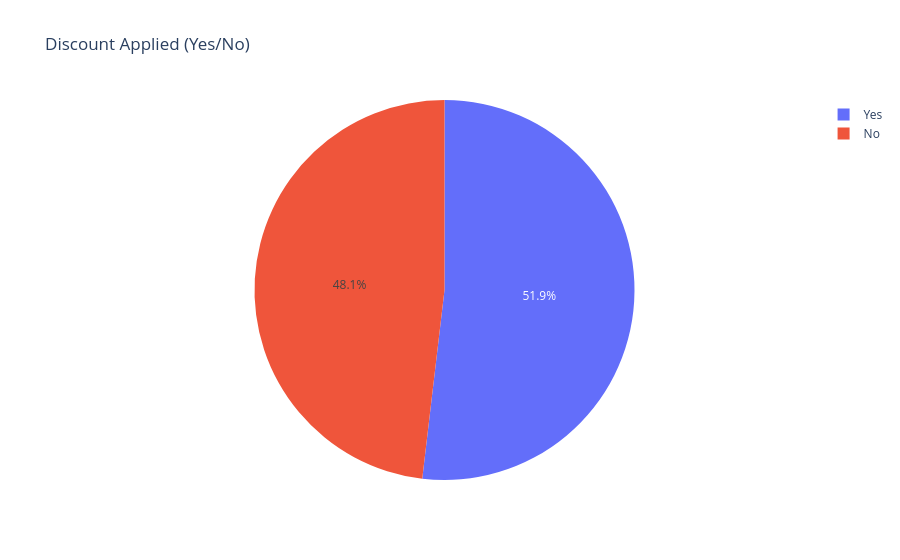

Notebook source saved alongside this figure:
### Code cell
# Create Yes/No column
data["Discount_Applied"] = data["Restaurant discount (Promo)"].apply(
    lambda x: "Yes" if x != 0 else "No"
)

# Count Yes/No
pie = data["Discount_Applied"].value_counts()

pie_df = pie.reset_index()
pie_df.columns = ["Discount Applied", "Orders"]

fig = px.pie(pie_df,
             values="Orders",
             names="Discount Applied",
             title="Discount Applied (Yes/No)")

fig.show()

### Figure 1 — Plotly figure (JSON) as saved in the notebook; plotly's stock layout.template omitted (floating-point values rounded to 4 significant figures)
{"data": [{"domain": {"x": [0, 1], "y": [0, 1]}, "hovertemplate": "Discount Applied=%{label}<br>Orders=%{value}<extra></extra>", "labels": ["Yes", "No"], "legendgroup": "", "name": "", "showlegend": true, "type": "pie", "values": [11059, 10262]}], "layout": {"legend": {"tracegroupgap": 0}, "title": {"text": "Discount Applied (Yes/No)"}}}
